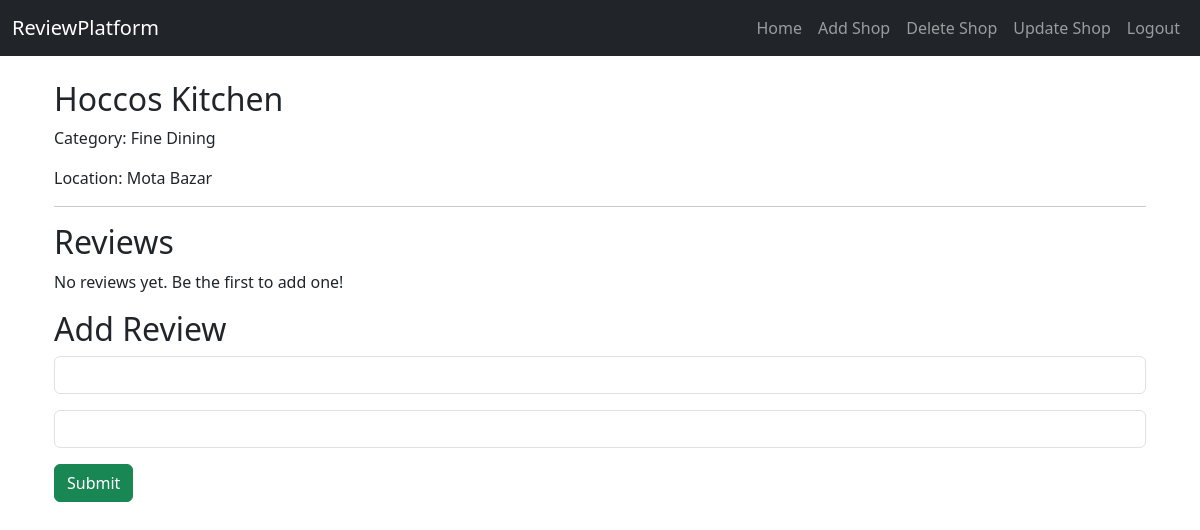
/shop/14/ (signed in), run on the app's committed database.
### reviews/models.py (models this page shows, shortened)
class Shop(models.Model):
    category_choices = [
        ('fast-food','Fast Food'),
        ('cafe','Cafe'),
        ('fine-dining','Fine Dining'),
        ('light-meals','Light Meals'),
        ('desserts','Desserts'),
    ]
    name = models.CharField(max_length=50)
    category = models.CharField(max_length=50, choices=category_choices, default='other')
    location = models.CharField(max_length=50)
    added_by = models.ForeignKey(User,on_delete=models.CASCADE)
    created_at = models.DateTimeField(auto_now_add=True)

### reviews/views.py (the view, shortened to what this page needs)
# urls.py: path('shop/<int:shop_id>/',views.shop_det,name='shop_detail'),
@login_required(login_url='login')
def shop_det(request, shop_id):
    shop = get_object_or_404(Shop, pk=shop_id)
    reviews = Review.objects.filter(shop=shop)
    return render(request, 'reviews/shop_detail.html',{
        'shop':shop,
        'reviews' : reviews
    })

### reviews/templates/reviews/shop_detail.html (shortened to what this page needs)
{% extends "reviews/base.html" %}
{% block content %}
<div class="container mt-4">
    <h2>{{ shop.name }}</h2>
    <p>Category: {{ shop.get_category_display }}</p>
    <p>Location: {{ shop.location }}</p>
    <hr>
    <h2>Reviews</h2>
    {% if reviews %}
    {% for review in reviews %}
    <div class="border p-2 mb-2 w-auto">
        <div>
            <strong>{{ review.user.username }}</strong><br>
            <span>Rating: {{ review.rating }} <br>
                {{ review.comment }}
            </span>
        </div>
        <div class="counting">
            <button class="btn btn-light vote-btn up {% if user_upv %}active{% endif %}" data-id="{{ review.id }}">👆</button>
            <p class="total_count">{{ review.total_votes }}</p>
            <button class="btn btn-light vote-btn down {% if user_dnv %}active{% endif %}" data-id="{{ review.id }}">👇</button>
        </div>
    </div>
    {% endfor %}
    {% else %}
    <p>No reviews yet. Be the first to add one!</p>
    {% endif %}
    {% if user.is_authenticated %}
    <h2>Add Review</h2>
    <form method="post">
        <div class="mb-3">
            <input type="number" name="rating" class="form-control" min="1" max="5" required>
        </div>
        <div class="mb-3">
            <input type="text" name="comment" class="form-control" required>
        </div>
        <div class="mb-3">
            <input type="submit" class="btn btn-success">
        </div>
    </form>
    {% else %}
    <div class="mb-3">
        <p><a href="/login/">Login</a> to add a review!</p>
    </div>
    {% endif %}
</div>
{% endblock %}

### data on the page
Shop: name "Hoccos Kitchen", category "Fine Dining", location "Mota Bazar"
